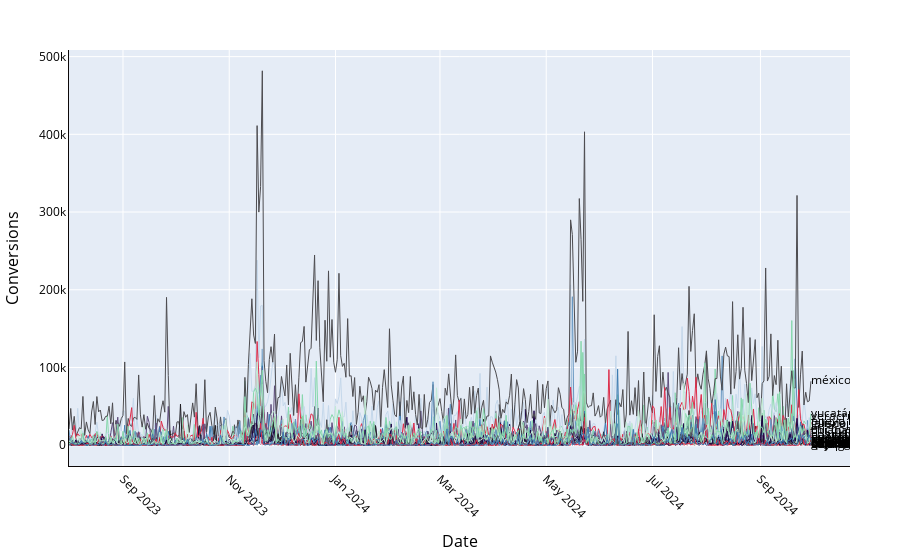

Notebook cell for this chart:
### Markdown cell above
___
### 1- Data Cleaning

### Code cell
data = pd.read_csv("dataset2.csv")
data = cleaned_data(data,col_target='sales',col_locations='region',col_dates='date')

plot_geodata(data)

### Figure 1 — Plotly figure (JSON) as saved in the notebook; plotly's stock layout.template omitted (floating-point values rounded to 4 significant figures; data arrays with more than 128 entries replaced by an {"elided": "..."} marker saying what was removed)
{"data": [{"line": {"color": "#3E7CB1", "width": 1}, "mode": "lines", "name": "aguascalientes", "type": "scatter", "x": {"elided": "427 str values"}, "y": {"elided": "427 float values"}}, {"line": {"color": "#6596C1", "width": 1}, "mode": "lines", "name": "baja california", "type": "scatter", "x": {"elided": "427 str values"}, "y": {"elided": "427 float values"}}, {"line": {"color": "#C5D8EB", "width": 1}, "mode": "lines", "name": "baja california sur", "type": "scatter", "x": {"elided": "427 str values"}, "y": {"elided": "427 float values"}}, {"line": {"color": "#5F4D7B", "width": 1}, "mode": "lines", "name": "campeche", "type": "scatter", "x": {"elided": "427 str values"}, "y": {"elided": "427 float values"}}, {"line": {"color": "#211F24", "width": 1}, "mode": "lines", "name": "chiapas", "type": "scatter", "x": {"elided": "427 str values"}, "y": {"elided": "427 float values"}}, {"line": {"color": "#4D4C50", "width": 1}, "mode": "lines", "name": "chihuahua", "type": "scatter", "x": {"elided": "427 str values"}, "y": {"elided": "427 float values"}}, {"line": {"color": "#1B0043", "width": 1}, "mode": "lines", "name": "coahuila", "type": "scatter", "x": {"elided": "427 str values"}, "y": {"elided": "427 float values"}}, {"line": {"color": "#DD2D4A", "width": 1}, "mode": "lines", "name": "colima", "type": "scatter", "x": {"elided": "427 str values"}, "y": {"elided": "427 float values"}}, {"line": {"color": "#C3EBD6", "width": 1}, "mode": "lines", "name": "durango", "type": "scatter", "x": {"elided": "427 str values"}, "y": {"elided": "427 float values"}}, {"line": {"color": "#87D8AD", "width": 1}, "mode": "lines", "name": "guanajuato", "type": "scatter", "x": {"elided": "427 str values"}, "y": {"elided": "427 float values"}}, {"line": {"color": "#3E7CB1", "width": 1}, "mode": "lines", "name": "guerrero", "type": "scatter", "x": {"elided": "427 str values"}, "y": {"elided": "427 float values"}}, {"line": {"color": "#6596C1", "width": 1}, "mode": "lines", "name": "hidalgo", "type": "scatter", "x": {"elided": "427 str values"}, "y": {"elided": "427 float values"}}, {"line": {"color": "#C5D8EB", "width": 1}, "mode": "lines", "name": "jalisco", "type": "scatter", "x": {"elided": "427 str values"}, "y": {"elided": "427 float values"}}, {"line": {"color": "#5F4D7B", "width": 1}, "mode": "lines", "name": "michoacán", "type": "scatter", "x": {"elided": "427 str values"}, "y": {"elided": "427 float values"}}, {"line": {"color": "#211F24", "width": 1}, "mode": "lines", "name": "morelos", "type": "scatter", "x": {"elided": "427 str values"}, "y": {"elided": "427 float values"}}, {"line": {"color": "#4D4C50", "width": 1}, "mode": "lines", "name": "méxico", "type": "scatter", "x": {"elided": "427 str values"}, "y": {"elided": "427 float values"}}, {"line": {"color": "#1B0043", "width": 1}, "mode": "lines", "name": "nayarit", "type": "scatter", "x": {"elided": "427 str values"}, "y": {"elided": "427 float values"}}, {"line": {"color": "#DD2D4A", "width": 1}, "mode": "lines", "name": "nuevo león", "type": "scatter", "x": {"elided": "427 str values"}, "y": {"elided": "427 float values"}}, {"line": {"color": "#C3EBD6", "width": 1}, "mode": "lines", "name": "oaxaca", "type": "scatter", "x": {"elided": "427 str values"}, "y": {"elided": "427 float values"}}, {"line": {"color": "#87D8AD", "width": 1}, "mode": "lines", "name": "puebla", "type": "scatter", "x": {"elided": "427 str values"}, "y": {"elided": "427 float values"}}, {"line": {"color": "#3E7CB1", "width": 1}, "mode": "lines", "name": "querétaro", "type": "scatter", "x": {"elided": "427 str values"}, "y": {"elided": "427 float values"}}, {"line": {"color": "#6596C1", "width": 1}, "mode": "lines", "name": "quintana roo", "type": "scatter", "x": {"elided": "427 str values"}, "y": {"elided": "427 float values"}}, {"line": {"color": "#C5D8EB", "width": 1}, "mode": "lines", "name": "san luis potosí", "type": "scatter", "x": {"elided": "427 str values"}, "y": {"elided": "427 float values"}}, {"line": {"color": "#5F4D7B", "width": 1}, "mode": "lines", "name": "sinaloa", "type": "scatter", "x": {"elided": "427 str values"}, "y": {"elided": "427 float values"}}, {"line": {"color": "#211F24", "width": 1}, "mode": "lines", "name": "sonora", "type": "scatter", "x": {"elided": "427 str values"}, "y": {"elided": "427 float values"}}, {"line": {"color": "#4D4C50", "width": 1}, "mode": "lines", "name": "tabasco", "type": "scatter", "x": {"elided": "427 str values"}, "y": {"elided": "427 float values"}}, {"line": {"color": "#1B0043", "width": 1}, "mode": "lines", "name": "tamaulipas", "type": "scatter", "x": {"elided": "427 str values"}, "y": {"elided": "427 float values"}}, {"line": {"color": "#DD2D4A", "width": 1}, "mode": "lines", "name": "tlaxcala", "type": "scatter", "x": {"elided": "427 str values"}, "y": {"elided": "427 float values"}}, {"line": {"color": "#C3EBD6", "width": 1}, "mode": "lines", "name": "veracruz", "type": "scatter", "x": {"elided": "427 str values"}, "y": {"elided": "427 float values"}}, {"line": {"color": "#87D8AD", "width": 1}, "mode": "lines", "name": "yucatán", "type": "scatter", "x": {"elided": "427 str values"}, "y": {"elided": "427 float values"}}, {"line": {"color": "#3E7CB1", "width": 1}, "mode": "lines", "name": "zacatecas", "type": "scatter", "x": {"elided": "427 str values"}, "y": {"elided": "427 float values"}}, {"mode": "text", "showlegend": false, "text": "aguascalientes", "textfont": {"color": "black", "size": 12}, "textposition": "middle right", "type": "scatter", "x": ["2024-09-30T00:00:00"], "y": [6435.0]}, {"mode": "text", "showlegend": false, "text": "baja california", "textfont": {"color": "black", "size": 12}, "textposition": "middle right", "type": "scatter", "x": ["2024-09-30T00:00:00"], "y": [2600.0]}, {"mode": "text", "showlegend": false, "text": "baja california sur", "textfont": {"color": "black", "size": 12}, "textposition": "middle right", "type": "scatter", "x": ["2024-09-30T00:00:00"], "y": [489.9]}, {"mode": "text", "showlegend": false, "text": "campeche", "textfont": {"color": "black", "size": 12}, "textposition": "middle right", "type": "scatter", "x": ["2024-09-30T00:00:00"], "y": [0]}, {"mode": "text", "showlegend": false, "text": "chiapas", "textfont": {"color": "black", "size": 12}, "textposition": "middle right", "type": "scatter", "x": ["2024-09-30T00:00:00"], "y": [18540.0]}, {"mode": "text", "showlegend": false, "text": "chihuahua", "textfont": {"color": "black", "size": 12}, "textposition": "middle right", "type": "scatter", "x": ["2024-09-30T00:00:00"], "y": [3455.0]}, {"mode": "text", "showlegend": false, "text": "coahuila", "textfont": {"color": "black", "size": 12}, "textposition": "middle right", "type": "scatter", "x": ["2024-09-30T00:00:00"], "y": [12570.0]}, {"mode": "text", "showlegend": false, "text": "colima", "textfont": {"color": "black", "size": 12}, "textposition": "middle right", "type": "scatter", "x": ["2024-09-30T00:00:00"], "y": [349.9]}, {"mode": "text", "showlegend": false, "text": "durango", "textfont": {"color": "black", "size": 12}, "textposition": "middle right", "type": "scatter", "x": ["2024-09-30T00:00:00"], "y": [1830.0]}, {"mode": "text", "showlegend": false, "text": "guanajuato", "textfont": {"color": "black", "size": 12}, "textposition": "middle right", "type": "scatter", "x": ["2024-09-30T00:00:00"], "y": [27500.0]}, {"mode": "text", "showlegend": false, "text": "guerrero", "textfont": {"color": "black", "size": 12}, "textposition": "middle right", "type": "scatter", "x": ["2024-09-30T00:00:00"], "y": [949.9]}, {"mode": "text", "showlegend": false, "text": "hidalgo", "textfont": {"color": "black", "size": 12}, "textposition": "middle right", "type": "scatter", "x": ["2024-09-30T00:00:00"], "y": [600.0]}, {"mode": "text", "showlegend": false, "text": "jalisco", "textfont": {"color": "black", "size": 12}, "textposition": "middle right", "type": "scatter", "x": ["2024-09-30T00:00:00"], "y": [27350.0]}, {"mode": "text", "showlegend": false, "text": "michoacán", "textfont": {"color": "black", "size": 12}, "textposition": "middle right", "type": "scatter", "x": ["2024-09-30T00:00:00"], "y": [19170.0]}, {"mode": "text", "showlegend": false, "text": "morelos", "textfont": {"color": "black", "size": 12}, "textposition": "middle right", "type": "scatter", "x": ["2024-09-30T00:00:00"], "y": [1030.0]}, {"mode": "text", "showlegend": false, "text": "méxico", "textfont": {"color": "black", "size": 12}, "textposition": "middle right", "type": "scatter", "x": ["2024-09-30T00:00:00"], "y": [82260.0]}, {"mode": "text", "showlegend": false, "text": "nayarit", "textfont": {"color": "black", "size": 12}, "textposition": "middle right", "type": "scatter", "x": ["2024-09-30T00:00:00"], "y": [1610.0]}, {"mode": "text", "showlegend": false, "text": "nuevo león", "textfont": {"color": "black", "size": 12}, "textposition": "middle right", "type": "scatter", "x": ["2024-09-30T00:00:00"], "y": [29670.0]}, {"mode": "text", "showlegend": false, "text": "oaxaca", "textfont": {"color": "black", "size": 12}, "textposition": "middle right", "type": "scatter", "x": ["2024-09-30T00:00:00"], "y": [519.9]}, {"mode": "text", "showlegend": false, "text": "puebla", "textfont": {"color": "black", "size": 12}, "textposition": "middle right", "type": "scatter", "x": ["2024-09-30T00:00:00"], "y": [8694.0]}, {"mode": "text", "showlegend": false, "text": "querétaro", "textfont": {"color": "black", "size": 12}, "textposition": "middle right", "type": "scatter", "x": ["2024-09-30T00:00:00"], "y": [9484.0]}, {"mode": "text", "showlegend": false, "text": "quintana roo", "textfont": {"color": "black", "size": 12}, "textposition": "middle right", "type": "scatter", "x": ["2024-09-30T00:00:00"], "y": [1905.0]}, {"mode": "text", "showlegend": false, "text": "san luis potosí", "textfont": {"color": "black", "size": 12}, "textposition": "middle right", "type": "scatter", "x": ["2024-09-30T00:00:00"], "y": [3510.0]}, {"mode": "text", "showlegend": false, "text": "sinaloa", "textfont": {"color": "black", "size": 12}, "textposition": "middle right", "type": "scatter", "x": ["2024-09-30T00:00:00"], "y": [5448.0]}, {"mode": "text", "showlegend": false, "text": "sonora", "textfont": {"color": "black", "size": 12}, "textposition": "middle right", "type": "scatter", "x": ["2024-09-30T00:00:00"], "y": [7230.0]}, {"mode": "text", "showlegend": false, "text": "tabasco", "textfont": {"color": "black", "size": 12}, "textposition": "middle right", "type": "scatter", "x": ["2024-09-30T00:00:00"], "y": [6929.0]}, {"mode": "text", "showlegend": false, "text": "tamaulipas", "textfont": {"color": "black", "size": 12}, "textposition": "middle right", "type": "scatter", "x": ["2024-09-30T00:00:00"], "y": [1334.0]}, {"mode": "text", "showlegend": false, "text": "tlaxcala", "textfont": {"color": "black", "size": 12}, "textposition": "middle right", "type": "scatter", "x": ["2024-09-30T00:00:00"], "y": [11990.0]}, {"mode": "text", "showlegend": false, "text": "veracruz", "textfont": {"color": "black", "size": 12}, "textposition": "middle right", "type": "scatter", "x": ["2024-09-30T00:00:00"], "y": [35870.0]}, {"mode": "text", "showlegend": false, "text": "yucatán", "textfont": {"color": "black", "size": 12}, "textposition": "middle right", "type": "scatter", "x": ["2024-09-30T00:00:00"], "y": [40700.0]}, {"mode": "text", "showlegend": false, "text": "zacatecas", "textfont": {"color": "black", "size": 12}, "textposition": "middle right", "type": "scatter", "x": ["2024-09-30T00:00:00"], "y": [6500.0]}], "layout": {"margin": {"b": 50, "l": 50, "r": 50, "t": 50}, "showlegend": false, "xaxis": {"color": "#0d0808", "linecolor": "#0d0808", "showgrid": true, "tickangle": 45, "tickfont": {"color": "black", "size": 12}, "tickformat": "%b %Y", "title": {"font": {"color": "black", "size": 16}, "text": "Date"}}, "yaxis": {"color": "#0d0808", "linecolor": "#0d0808", "showgrid": true, "tickfont": {"color": "black", "size": 12}, "title": {"font": {"color": "black", "size": 16}, "text": "Conversions"}}}}
